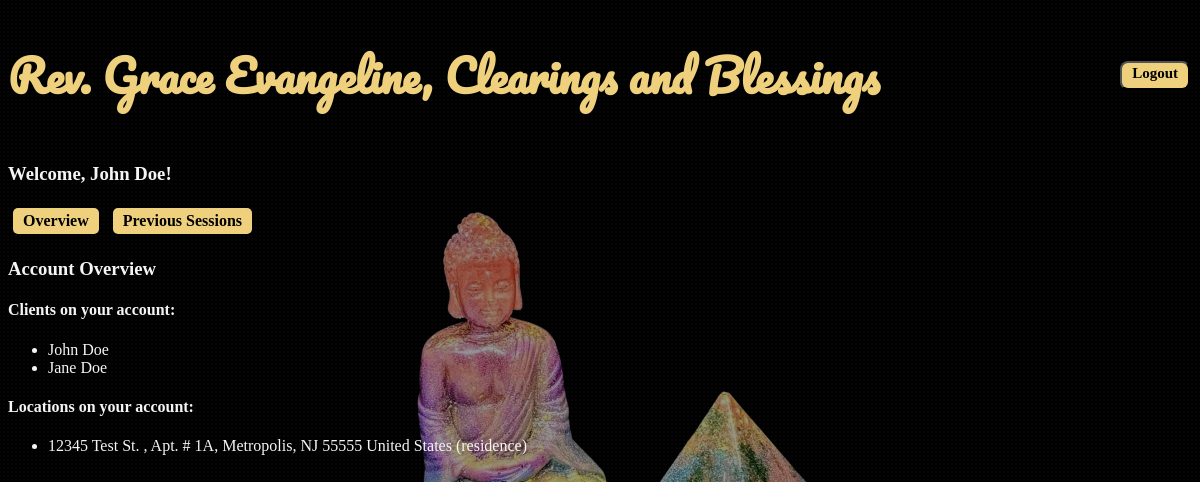
The app's page /user_overview/ (signed in) with its own data.
### app/models.py (models this page shows, shortened)
class Client(models.Model):
    profile=models.ForeignKey(Profile, on_delete=models.CASCADE, related_name="clients")
    first_name=models.CharField(max_length=15, null=True, blank=True, validators=[letters_only])
    last_name=models.CharField(max_length=20, null=True, blank=True, validators=[letters_only])
    email=models.EmailField(blank=True, null=True, unique=True)
    is_user=models.BooleanField(default=False, editable=False)
    def __str__(self):
        return f"{self.first_name} {self.last_name}"

class Location(models.Model):
    RESIDENCE = "residence"
    BUSINESS = "business"
    LOCATION_TYPE_CHOICES = [
        (RESIDENCE, "Residence"),
        (BUSINESS, "Business")
    ]
    profile=models.ForeignKey(Profile, on_delete=models.CASCADE, related_name="locations")
    location_type=models.CharField(
        max_length=20,
        choices=LOCATION_TYPE_CHOICES,
        default=RESIDENCE
    )
    street=models.CharField(max_length=20, null=True)
    street_ext=models.CharField(max_length=10, null=True, blank=True)
    city=models.CharField(max_length=20, null=True, blank=True, validators=[letters_only])
    state=models.CharField(max_length=20, null=True, validators=[letters_only])
    zip_code=models.CharField(max_length=10, null=True, validators=[numbers_only])
    country=models.CharField(max_length=50, null=True, validators=[letters_only])
    def __str__(self):
        street_ext = f", {self.street_ext}" if self.street_ext else ""
        return f"{self.street} {street_ext}, {self.city}, {self.state} {self.zip_code} {self.country} ({self.location_type})"

### app/views.py (the view)
# urls.py: path("user_overview/", app.views.user_overview, name='user_overview'),
@login_required
def user_overview(request):
    profile = request.user.profile
    primary_client = profile.primary_client if profile.primary_client else None
    if primary_client:
        primary_client_id = request.user.id
        user_client = User.objects.get(id=primary_client_id)
        clients = Client.objects.filter(profile=user_client.profile)
        locations = Location.objects.filter(profile=user_client.profile)
        context = {
            'profile': profile,
            'user_client': user_client,
            'clients': clients,
            'locations': locations,
            'primary_client_first_name': primary_client.first_name,
            'primary_client_last_name': primary_client.last_name,
        }
    else:
        context = {
            'error': "No primary client found for your profile.",
        }
    return render(request, 'user_overview.html', context)

### app/models.py (called while the page is built)
    @property
    def primary_client(self):
        return self.clients.get(is_user=True)

### app/templates/user_overview.html
{% extends 'user_profile.html' %}
{% block content %}
    <h3>Account Overview</h3>
    <h4>Clients on your account:</h4>
    <ul>
        {% for client in clients %}
            <li>{{ client }}</li>
        {% empty %}
            <li>No clients found.</li>
        {% endfor %}
    </ul>
    <h4>Locations on your account:</h4>
    <ul>
        {% for location in locations %}
            <li>{{ location }}</li>
        {% empty %}
            <li>No locations found.</li>
        {% endfor %}
    </ul>
{% endblock %}

### app/templates/user_profile.html (shortened to what this page needs)
<!DOCTYPE html>
<html lang="en">
<head>
    <link href="https://cdn.jsdelivr.net/npm/select2@4.1.0-rc.0/dist/css/select2.min.css" rel="stylesheet" />
    {% load static %}
    <link rel="stylesheet" href="{% static 'app/css/base.css' %}">
    <link rel="stylesheet" href="{% static 'app/css/prev_location_sheets.css' %}">
    <link rel="stylesheet" href="{% static 'app/css/prev_session_sheets.css' %}">
    <link rel="stylesheet" href="{% static 'app/css/update_forms.css' %}">
</head>
<body>
    <header style="display: flex; justify-content: space-between; align-items: center;">
        <h1>Rev. Grace Evangeline, Clearings and Blessings</h1>
    <form action="{% url 'logout' %}" method="post">
        <button type="submit" class='delete-button-cancel'>Logout</button>
    </form>
    </header>
    <main>
        <div class="secondary_navbar">
            <h3>Welcome, {{ primary_client_first_name }} {{ primary_client_last_name }}!</h3>
            <a href="{% url 'user_overview' %}" class='button-link'>Overview</a>
            <a href="{% url 'user_prev_sessions' %}" class='button-link'>Previous Sessions</a>
        </div>
        {% block content %}
        {% endblock %}
    </main>
</body>
</html>

### app/static/app/css/base.css (style rules this page uses)
h1 { font-family: 'Pacifico', cursive; font-size: 44px; color: #efd07d; }
body { font-family: 'Gill Sans', cursive; color: whitesmoke; background-image: radial-gradient(rgba(255,255,255,0.04) 1px, transparent 1px), url("/static/app/images/gj_noback.png"); background-size: 4px 4px, 40%; background-repeat: repeat, no-repeat; background-position: center center; background-attachment: fixed; background-color: black; position: relative; z-index: 0; }
body::before { content: ""; position: fixed; inset: 0; background-color: rgba(0, 0, 0, 0.4); z-index: 0; pointer-events: none; }
body > * { position: relative; z-index: 1; }
.button-link { display: inline-block; padding: 4px 10px; margin: 5px; background-color: #efd07d; color: black; text-decoration: none; border-radius: 5px; font-family: 'Gill Sans', cursive; font-weight: bold; transition: background-color 0.3s; }
.delete-button-cancel { display: inline-block; padding: 2px 10px; padding-bottom: 6px; margin: 2px; background-color: #efd07d; color: black; text-decoration: none; border-radius: 8px; font-family: 'Gill Sans', cursive; font-weight: bold; font-size: 15px; transition: background-color 0.3s; }

### records on screen
Client: first_name "John", last_name "Doe", first_name+last_name "John Doe"
Client: first_name+last_name "Jane Doe"
Location: street_ext+street+city "12345 Test St. , Apt. # 1A, Metropolis, NJ 55555 United States (residence)"
